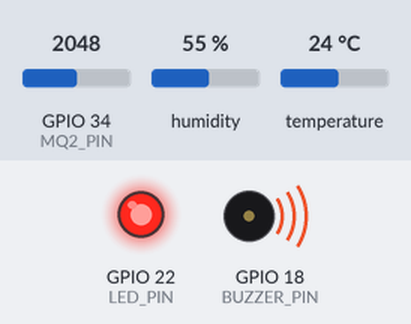
A program run on a simulated ESP32. Shown: output pins drawn as LEDs (lit = HIGH), buzzer (waves = sounding). The inputs (shaded band) are chosen by the test bench; at power-on: GPIO 34 (MQ2_PIN) = 2048, humidity 55 %, temperature 24 °C. WiFi joins after 1.5 s; servers stay silent unless stated; no MQTT or app messages arrive unless stated; what the program prints to the serial monitor is not drawn.

Above: at 5.0 s.
5.1 s: GPIO 34 (MQ2_PIN) set to 1679
7.7 s: GPIO 34 (MQ2_PIN) set to 1601
At 8.3 s:
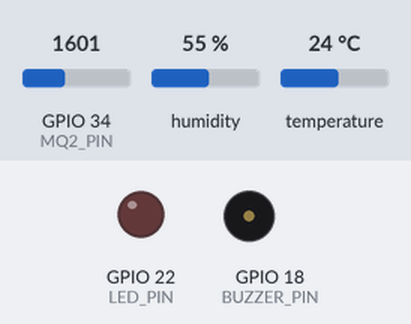
10.3 s: GPIO 34 (MQ2_PIN) set to 2040
At 12.4 s:
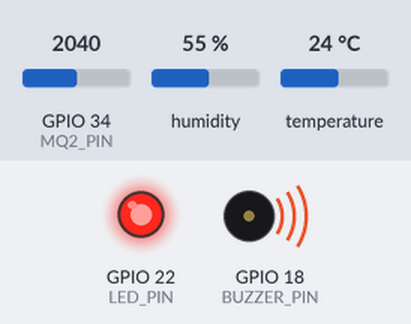
13.4 s: GPIO 34 (MQ2_PIN) set to 1228
At 14.2 s:
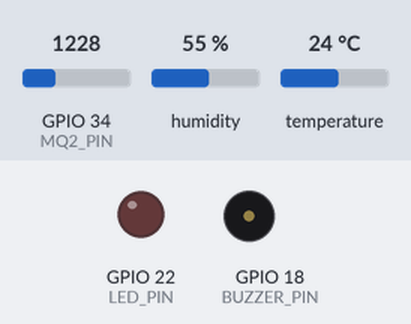
Timing chart, 0 to 16.4 s (numbered marks = the images above; inputs shaded):
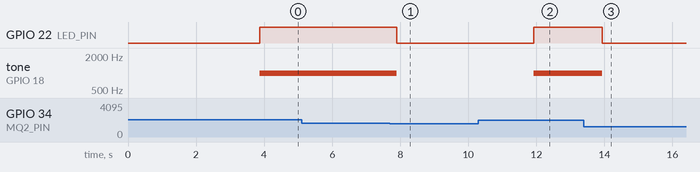

The program:

main.cpp
```cpp
#define BLYNK_TEMPLATE_ID "TMPL644gL5d-g"
#define BLYNK_TEMPLATE_NAME "MQTT BLYNK"
#define BLYNK_AUTH_TOKEN "gZeUNnNrPRLCosk_shI__oR1UtpHpuuz"

#include <WiFi.h>
#include <PubSubClient.h>
#include <DHT.h>
#include <BlynkSimpleEsp32.h>

#define MQ2_PIN 34
#define LED_PIN 22
#define BUZZER_PIN 18
#define DHT_PIN 21
#define DHT_TYPE DHT22
unsigned long lastAlertTime = 0;
const unsigned long alertInterval = 2000;

const char* ssid = "Wokwi-GUEST";
const char* password = "";


const char* mqtt_server = "test.mosquitto.org";
const int mqtt_port = 1883;
const char* mqtt_topic = "esp32/fire_alarm";

WiFiClient espClient;
PubSubClient mqttClient(espClient);
DHT dht(DHT_PIN, DHT_TYPE);

void reconnect() {
    while (!mqttClient.connected()) {
        Serial.print("Đang kết nối MQTT...");
        if (mqttClient.connect("ESP32_Client")) {
            Serial.println("Thành công!");
        } else {
            Serial.print("Thất bại, mã lỗi: ");
            Serial.print(mqttClient.state());
            Serial.println(" Thử lại sau 5 giây...");
            delay(5000);
        }
    }
}

void setup() {
    Serial.begin(115200);
    WiFi.begin(ssid, password);
    dht.begin();

    pinMode(LED_PIN, OUTPUT);
    pinMode(BUZZER_PIN, OUTPUT);
    digitalWrite(LED_PIN, LOW);
    digitalWrite(BUZZER_PIN, LOW);

    while (WiFi.status() != WL_CONNECTED) {
        delay(500);
        Serial.print(".");
    }
    Serial.println("\nWiFi đã kết nối!");

    mqttClient.setServer(mqtt_server, mqtt_port);
    Blynk.begin(BLYNK_AUTH_TOKEN, ssid, password);

    delay(2000);
}

void loop() {
    if (!mqttClient.connected()) {
        reconnect();
    }
    mqttClient.loop();
    Blynk.run();

    int sensorValue = analogRead(MQ2_PIN);
    float ppm = (sensorValue / 4095.0) * 5000;
    float temperature = dht.readTemperature();
    float humidity = dht.readHumidity();

    Serial.print("ADC Raw: ");
    Serial.print(sensorValue);
    Serial.print(" | Nồng độ khí: ");
    Serial.print(ppm);
    Serial.println(" ppm");
    Serial.print("Nhiệt độ: ");
    Serial.print(temperature);
    Serial.println("°C");
    Serial.print("Độ ẩm: ");
    Serial.print(humidity);
    Serial.println("%");

    Blynk.virtualWrite(V0, ppm);
    Blynk.virtualWrite(V2, temperature);
    Blynk.virtualWrite(V3, humidity);

    if (ppm > 2000 || temperature > 50) {
        Serial.println("CẢNH BÁO CHÁY!!! Đèn đỏ bật + Buzzer kêu!");
        digitalWrite(LED_PIN, HIGH);
        tone(BUZZER_PIN, 1000);
        Blynk.virtualWrite(V1, 1);

        if (millis() - lastAlertTime > alertInterval) {
            Serial.println("Gửi tin nhắn MQTT: CẢNH BÁO CHÁY!");
            mqttClient.publish(mqtt_topic, "CANH BAO CHAY! Nong do Khi, Nhiet Do vuot qua nguong an toan");
            lastAlertTime = millis();
        }
    } else {
        digitalWrite(LED_PIN, LOW);
        noTone(BUZZER_PIN);
        Blynk.virtualWrite(V1, 0);
        mqttClient.publish(mqtt_topic, "Nong do Khi, Nhiet Do an toan");
    }

    delay(2000);
}
```

Measured:
- the behaviour switches between 1639 and 1638 on GPIO 34 (MQ2_PIN) (found by bisection; images 0 and 1)
- after the input at 5.1 s, every drawn part: stays the same
- after the input at 7.7 s, GPIO 22 (LED_PIN): HIGH → LOW after 0.20 s; tone on GPIO 18 (BUZZER_PIN): 1000 Hz → silent after 0.20 s
- after the input at 10.3 s, GPIO 22 (LED_PIN): LOW → HIGH after 1.6 s; tone on GPIO 18 (BUZZER_PIN): silent → 1000 Hz after 1.6 s
- after the input at 13.4 s, GPIO 22 (LED_PIN): HIGH → LOW after 0.54 s; tone on GPIO 18 (BUZZER_PIN): 1000 Hz → silent after 0.54 s
